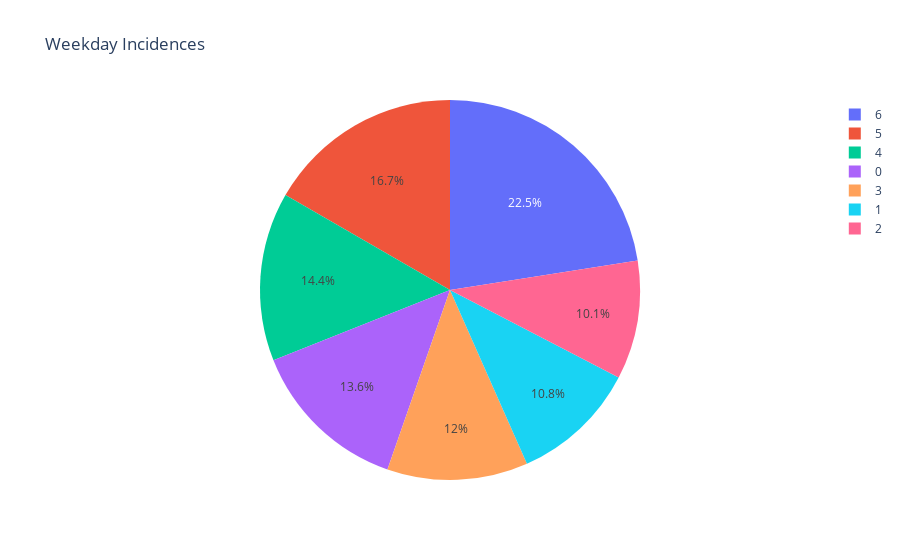

The notebook cell this image was saved under:
### Markdown cell above
##### Weekday Incidences

### Code cell
#weekday incidences pie chart

weekday = The_75th_precinct.WEEKDAY.value_counts()
name = The_75th_precinct.WEEKDAY.value_counts().index

fig = px.pie(The_75th_precinct,
                     values = weekday,
                    names = name,
                    title = "Weekday Incidences ")
fig.show()

### Figure 1 — Plotly figure (JSON) as saved in the notebook; plotly's stock layout.template omitted (floating-point values rounded to 4 significant figures)
{"data": [{"domain": {"x": [0, 1], "y": [0, 1]}, "hovertemplate": "label=%{label}<br>value=%{value}<extra></extra>", "labels": [6, 5, 4, 0, 3, 1, 2], "legendgroup": "", "name": "", "showlegend": true, "type": "pie", "values": [312, 231, 199, 189, 166, 149, 140]}], "layout": {"legend": {"tracegroupgap": 0}, "title": {"text": "Weekday Incidences "}}}
